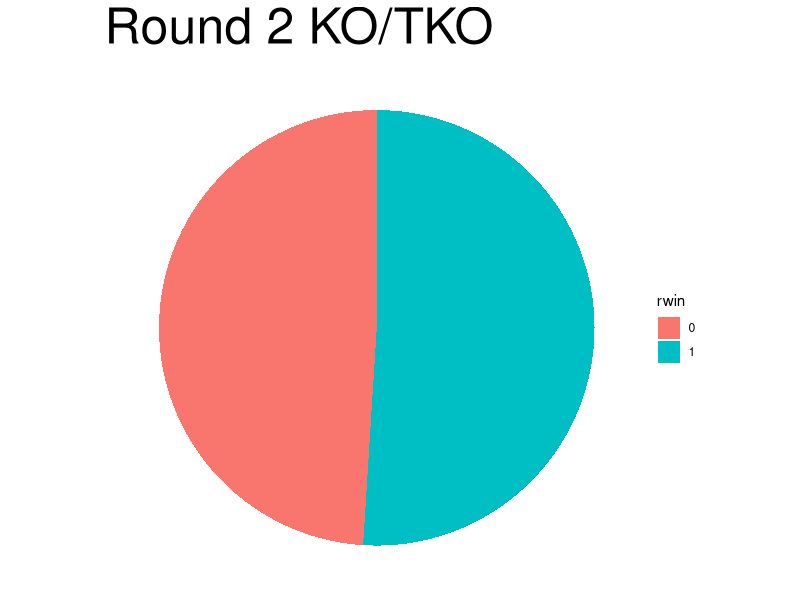
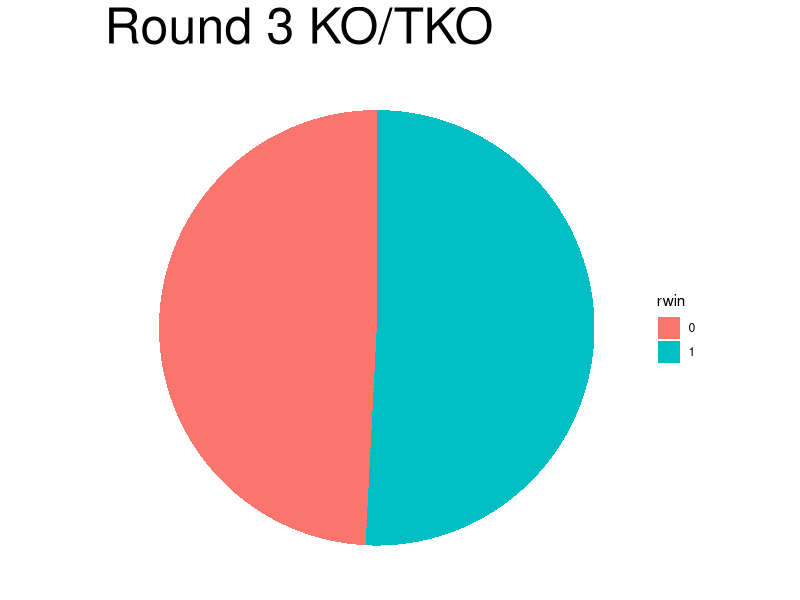
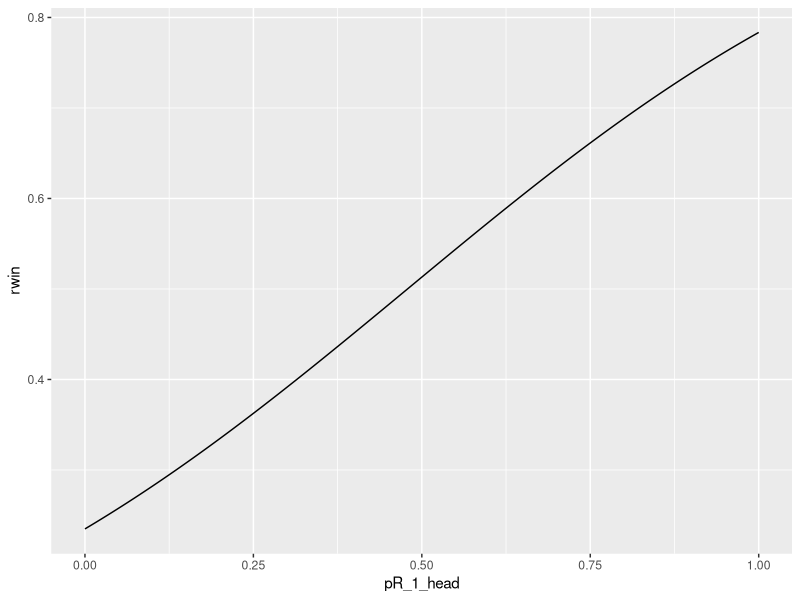
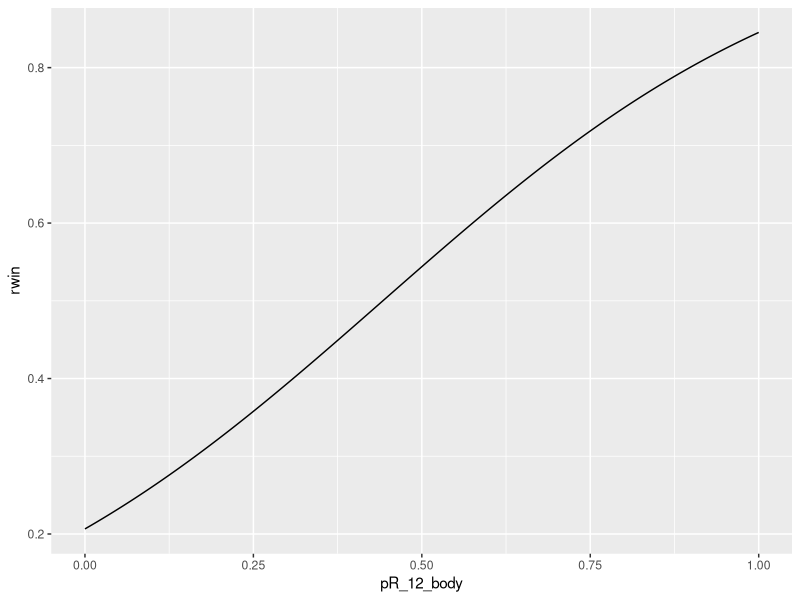
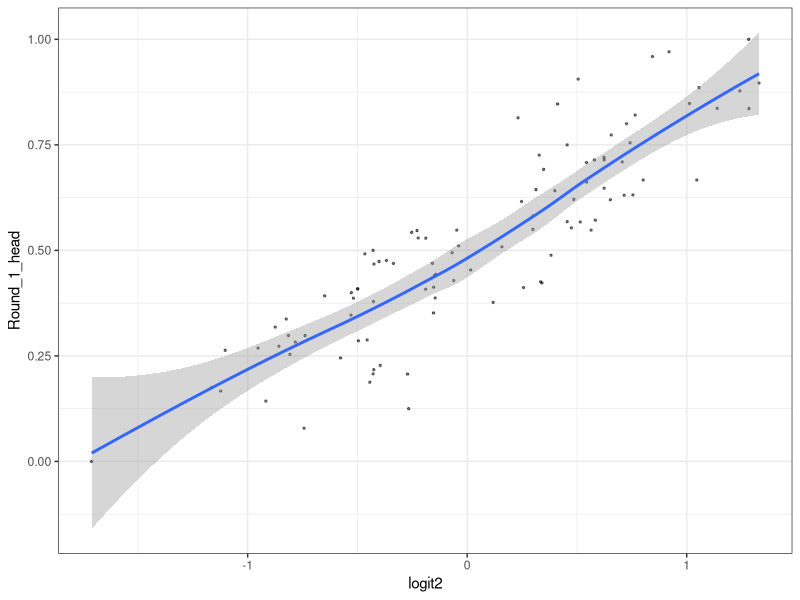
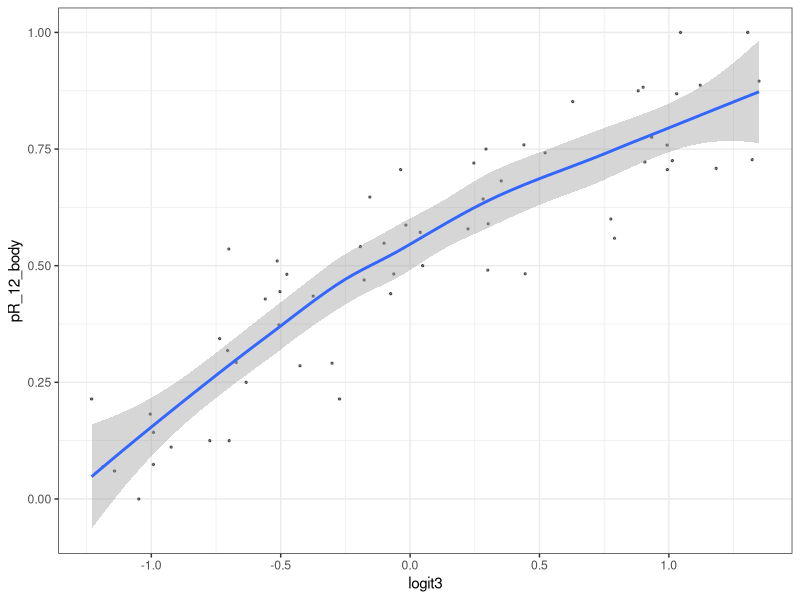

These figures' R source, in order:
## ---- chunk 1
knitr::opts_chunk$set(echo = TRUE)
## ---- chunk 2
library(readr)
library(tidyverse)
library(dplyr)
library(tidyr)
library(glmnet)
library(MASS)
library(ggplot2)
## ---- chunk 3
MMA <- read_csv("raw_data.csv" ) 

MMA_filtered <- as.data.frame(MMA) %>%
  filter(winby == "KO/TKO") %>%
  filter(`B__Round1_Strikes_Significant Strikes_Landed` != "NA") %>%
  filter(`B__Round2_Strikes_Significant Strikes_Landed` != "NA") %>%
  filter(`R__Round1_Strikes_Significant Strikes_Landed` != "NA") %>%
  filter(`R__Round2_Strikes_Significant Strikes_Landed` != "NA") %>%
  dplyr::select(-c('B_ID','R_ID','B_Name','R_Name','Date','Event_ID','Max_round','B__Round3_Strikes_Body Significant Strikes_Landed','B__Round3_Strikes_Clinch Significant Strikes_Landed','B__Round3_Strikes_Ground Significant Strikes_Landed','B__Round3_Strikes_Head Significant Strikes_Landed','B__Round3_Strikes_Legs Significant Strikes_Landed','B__Round3_Strikes_Significant Strikes_Landed','R__Round3_Strikes_Body Significant Strikes_Landed','R__Round3_Strikes_Clinch Significant Strikes_Landed','R__Round3_Strikes_Ground Significant Strikes_Landed','R__Round3_Strikes_Head Significant Strikes_Landed','R__Round3_Strikes_Legs Significant Strikes_Landed','R__Round3_Strikes_Significant Strikes_Landed','winby'
            ))%>%
  rename(B_1_body = `B__Round1_Strikes_Body Significant Strikes_Landed`,
         B_1_clinch = `B__Round1_Strikes_Clinch Significant Strikes_Landed`,
         B_1_ground = `B__Round1_Strikes_Ground Significant Strikes_Landed`,
         B_1_head = `B__Round1_Strikes_Head Significant Strikes_Landed`,
         B_1_legs = `B__Round1_Strikes_Legs Significant Strikes_Landed`,
         B_1_total = `B__Round1_Strikes_Significant Strikes_Landed`,
         B_2_body = `B__Round2_Strikes_Body Significant Strikes_Landed`,
         B_2_clinch = `B__Round2_Strikes_Clinch Significant Strikes_Landed`,
         B_2_ground = `B__Round2_Strikes_Ground Significant Strikes_Landed`,
         B_2_head = `B__Round2_Strikes_Head Significant Strikes_Landed`,
         B_2_legs = `B__Round2_Strikes_Legs Significant Strikes_Landed`,
         B_2_total = `B__Round2_Strikes_Significant Strikes_Landed`,
         R_1_body = `R__Round1_Strikes_Body Significant Strikes_Landed`,
         R_1_clinch = `R__Round1_Strikes_Clinch Significant Strikes_Landed`,
         R_1_ground = `R__Round1_Strikes_Ground Significant Strikes_Landed`,
         R_1_head = `R__Round1_Strikes_Head Significant Strikes_Landed`,
         R_1_legs = `R__Round1_Strikes_Legs Significant Strikes_Landed`,
         R_1_total = `R__Round1_Strikes_Significant Strikes_Landed`,
         R_2_body = `R__Round2_Strikes_Body Significant Strikes_Landed`,
         R_2_clinch = `R__Round2_Strikes_Clinch Significant Strikes_Landed`,
         R_2_ground = `R__Round2_Strikes_Ground Significant Strikes_Landed`,
         R_2_head = `R__Round2_Strikes_Head Significant Strikes_Landed`,
         R_2_legs = `R__Round2_Strikes_Legs Significant Strikes_Landed`,
         R_2_total = `R__Round2_Strikes_Significant Strikes_Landed`) %>%
  mutate(pR_1_body = R_1_body/(R_1_body+B_1_body),
         pR_1_clinch = R_1_clinch/(R_1_clinch+B_1_clinch),
         pR_1_ground = R_1_ground/(R_1_ground+B_1_ground),
         pR_1_head = R_1_head/(R_1_head+B_1_head),
         pR_1_legs = R_1_legs/(R_1_legs+B_1_legs),
         pR_1_total = R_1_total/(R_1_total+B_1_total),
         
         pR_12_body = (R_1_body+R_2_body)/(R_1_body+R_2_body+B_1_body+B_2_body),
         pR_12_clinch = (R_1_clinch+R_2_clinch)/(R_1_clinch+R_2_clinch+B_1_clinch+B_2_clinch),
         pR_12_ground = (R_1_ground+R_2_ground)/(R_1_ground+R_2_ground+B_1_ground+B_2_ground),
         pR_12_head = (R_1_head+R_2_head)/(R_1_head+R_2_head+B_1_head+B_2_head),
         pR_12_legs = (R_1_legs+R_2_legs)/(R_1_legs+R_2_legs+B_1_legs+B_2_legs),
         pR_12_total = (R_1_total+R_2_total)/(R_1_total+R_2_total+B_1_total+B_2_total)) %>%
  mutate(rwin = ifelse((winner == 'red'),1,0)) %>%
  dplyr::select(-"winner")%>%
  filter(Last_round != 1) 
## ---- chunk 4
MMA_KO2 <- MMA_filtered %>% filter(Last_round == 2)
MMA_KO3 <- MMA_filtered %>% filter(Last_round == 3)
head(MMA_KO2)
head(MMA_KO3)
## ---- chunk 5
MMA_KO2 <- na.omit(MMA_KO2)
MMA_KO3 <- na.omit(MMA_KO3) 
## ---- chunk 6
KO2_oneprop <- sum(MMA_KO2$rwin)/nrow(MMA_KO2)
KO2_zeroprop <- 1-KO2_oneprop
KO3_oneprop <- sum(MMA_KO3$rwin)/nrow(MMA_KO3)
KO3_zeroprop <- 1-KO3_oneprop

piechart <- tibble(value_02 = c(KO2_oneprop,KO2_zeroprop),
                       value_03 = c(KO3_oneprop,KO3_zeroprop),
                       rwin = as.factor(c(1,0)))
## ---- chunk 7
ggplot(piechart, aes(x="", y=value_02, fill=rwin))+
 geom_bar(width=1,stat="identity")+
  coord_polar("y",start = 0)+
  theme_void()+
  labs(title="Round 2 KO/TKO")+
  theme(plot.title = element_text(size=36))
## ---- chunk 8
ggplot(piechart, aes(x="", y=value_03, fill=rwin))+
 geom_bar(width=1,stat="identity")+
  coord_polar("y",start = 0)+
  theme_void()+
  labs(title="Round 3 KO/TKO")+
    theme(plot.title = element_text(size=36))
## ---- chunk 9
sd(MMA_KO2$pR_1_body)
sd(MMA_KO2$pR_1_clinch)
sd(MMA_KO2$pR_1_ground)
sd(MMA_KO2$pR_1_head)
sd(MMA_KO2$pR_1_legs)
## ---- chunk 10
sd(MMA_KO3$pR_12_body)
sd(MMA_KO3$pR_12_clinch)
sd(MMA_KO3$pR_12_ground)
sd(MMA_KO3$pR_12_head)
sd(MMA_KO3$pR_12_legs)
## ---- chunk 11
attach(MMA_KO2)
KO2.fit <- glm(rwin ~ pR_1_body+pR_1_clinch+pR_1_ground+pR_1_head+pR_1_legs, data = MMA_KO2, family = binomial)
KO2.probs <- predict(KO2.fit,type = "response")
KO2.pred <- ifelse(KO2.probs > 0.5, "1", "0")
table(KO2.pred,rwin)
summary(KO2.fit)$coefficients
detach(MMA_KO2)
## ---- chunk 12
attach(MMA_KO3)
KO3.fit <- glm(rwin ~ pR_12_body+pR_12_clinch+pR_12_ground+pR_12_head+pR_12_legs, data = MMA_KO3, family = binomial)
KO3.probs <- predict(KO3.fit,type = "response")
KO3.pred <- ifelse(KO3.probs > 0.5, "1", "0")
table(KO3.pred,rwin)
summary(KO3.fit)
detach(MMA_KO3)
## ---- chunk 13
step.KO2.fit <- KO2.fit %>% stepAIC(trace = T)
summary(step.KO2.fit)
## ---- chunk 14
step.KO3.fit <- KO3.fit %>% stepAIC(trace = T)
summary(step.KO3.fit)
## ---- chunk 15
attach(MMA_KO2)
KO2.probs <- predict(step.KO2.fit,type = "response")
KO2.pred <- ifelse(KO2.probs > 0.5, "1", "0")
table(KO2.pred,rwin)
detach(MMA_KO2)
## ---- chunk 16
attach(MMA_KO3)
KO3.probs <- predict(step.KO3.fit,type = "response")
KO3.pred <- ifelse(KO3.probs > 0.5, "1", "0")
table(KO3.pred, rwin)
detach(MMA_KO3)
## ---- chunk 17
set.seed(1)
train_index_MMA_KO2 <- sample(nrow(MMA_KO2), nrow(MMA_KO2)*0.75)
train_MMA_KO2 <- MMA_KO2[train_index_MMA_KO2,]
test_MMA_KO2 <- MMA_KO2[-train_index_MMA_KO2,]


attach(MMA_KO2)
KO2.fit <- glm(rwin ~ pR_1_body+pR_1_clinch+pR_1_ground+pR_1_head+pR_1_legs, data = train_MMA_KO2, family = binomial)
KO2.probs <- predict(KO2.fit, newdata=test_MMA_KO2, type = "response")
KO2.pred <- ifelse(KO2.probs > 0.5, "1", "0")
table(KO2.pred,test_MMA_KO2$rwin)
detach(MMA_KO2)
KO2.probs
## ---- chunk 18
set.seed(1)
train_index_MMA_KO3 <- sample(nrow(MMA_KO3), nrow(MMA_KO3)*0.75)
train_MMA_KO3 <- MMA_KO3[train_index_MMA_KO3,]
test_MMA_KO3 <- MMA_KO3[-train_index_MMA_KO3,]


attach(MMA_KO3)
KO3.fit <- glm(rwin ~ pR_12_body+pR_12_clinch+pR_12_ground+pR_12_head+pR_12_legs, data = train_MMA_KO3, family = binomial)
KO3.probs <- predict(KO3.fit, newdata=test_MMA_KO3, type = "response")
KO3.pred <- ifelse(KO3.probs > 0.5, "1", "0")
table(KO3.pred,test_MMA_KO3$rwin)
detach(MMA_KO3)
## ---- chunk 19
set.seed(1)
train_index_MMA_KO2 <- sample(nrow(MMA_KO2), nrow(MMA_KO2)*0.75)
train_MMA_KO2 <- MMA_KO2[train_index_MMA_KO2,]
test_MMA_KO2 <- MMA_KO2[-train_index_MMA_KO2,]


attach(MMA_KO2)
KO2.fit <- glm(rwin ~ pR_1_head, data = train_MMA_KO2, family = binomial)
KO2.probs <- predict(KO2.fit, newdata=test_MMA_KO2, type = "response")
KO2.pred <- ifelse(KO2.probs > 0.5, "1", "0")
table(KO2.pred,test_MMA_KO2$rwin)
detach(MMA_KO2)
## ---- chunk 20
set.seed(1)
train_index_MMA_KO3 <- sample(nrow(MMA_KO3), nrow(MMA_KO3)*0.75)
train_MMA_KO3 <- MMA_KO3[train_index_MMA_KO3,]
test_MMA_KO3 <- MMA_KO3[-train_index_MMA_KO3,]


attach(MMA_KO3)
KO3.fit <- glm(rwin ~ pR_12_body, data = train_MMA_KO3, family = binomial)
KO3.probs <- predict(KO3.fit, newdata=test_MMA_KO3, type = "response")
KO3.pred <- ifelse(KO3.probs > 0.5, "1", "0")
table(KO3.pred,test_MMA_KO3$rwin)
detach(MMA_KO3)
## ---- chunk 21
# Create a range of income values (we'll cover a wider range then the dataset)
# The range of values must be saved in a data frame and must have the same column
# name as that given in the original dataset
attach(MMA_KO2)
Round2 <- data.frame(pR_1_head = seq(from = 0, to = 1, by = 0.001))

#Predict the Coast values (as a probability) using the above data
Round2$rwin <- predict(KO2.fit, newdata=Round2, type="response")

# Plot the modeled probability values
ggplot(Round2, aes(x=pR_1_head, y=rwin)) + geom_line()
detach(MMA_KO2)
## ---- chunk 22
# Create a range of income values (we'll cover a wider range then the dataset)
# The range of values must be saved in a data frame and must have the same column
# name as that given in the original dataset
attach(MMA_KO3)
Round3 <- data.frame(pR_12_body = seq(from = 0, to = 1, by = 0.001))

#Predict the Coast values (as a probability) using the above data
Round3$rwin <- predict(KO3.fit, newdata=Round3, type="response")

# Plot the modeled probability values
ggplot(Round3, aes(x=pR_12_body, y=rwin)) + geom_line()
detach(MMA_KO3)
## ---- chunk 23
KO2.fit <- glm(rwin ~ pR_1_body+pR_1_clinch+pR_1_ground+pR_1_head+pR_1_legs, data = MMA_KO2, family = binomial)
KO2.probs <- predict(KO2.fit,type = "response")

Round_1_head <- MMA_KO2$pR_1_head
MMA_KO2_new <- MMA_KO2 %>%
  mutate(logit2 = log(KO2.probs/(1-KO2.probs))) 
## ---- chunk 24
ggplot(MMA_KO2_new, aes(logit2, Round_1_head))+
  geom_point(size = 0.5, alpha = 0.5) +
  geom_smooth(method = "loess") + 
  theme_bw() 
## ---- chunk 25
attach(MMA_KO3)
KO3.fit <- glm(rwin ~ pR_12_body+pR_12_clinch+pR_12_ground+pR_12_head+pR_12_legs, data = MMA_KO3, family = binomial)
KO3.probs <- predict(KO3.fit,type = "response")

Round_12_body <- MMA_KO3$pR_12_body
MMA_KO3_new <- MMA_KO3 %>%
  mutate(logit3 = log(KO3.probs/(1-KO3.probs))) 
## ---- chunk 26
ggplot(MMA_KO3_new, aes(logit3, pR_12_body))+
  geom_point(size = 0.5, alpha = 0.5) +
  geom_smooth(method = "loess") + 
  theme_bw() 
